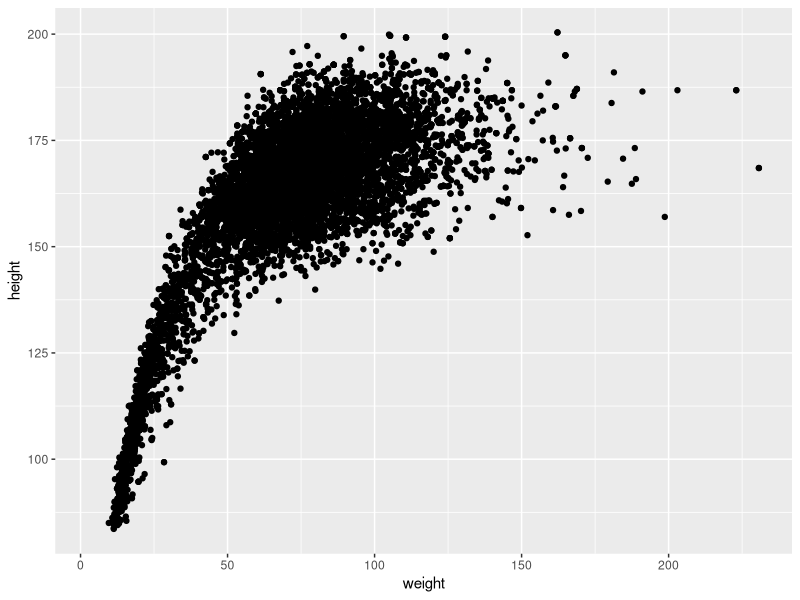
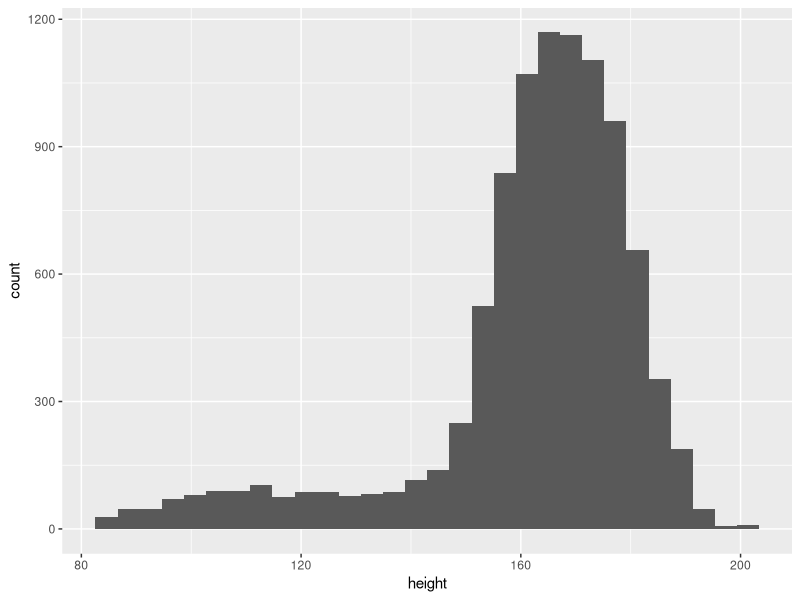
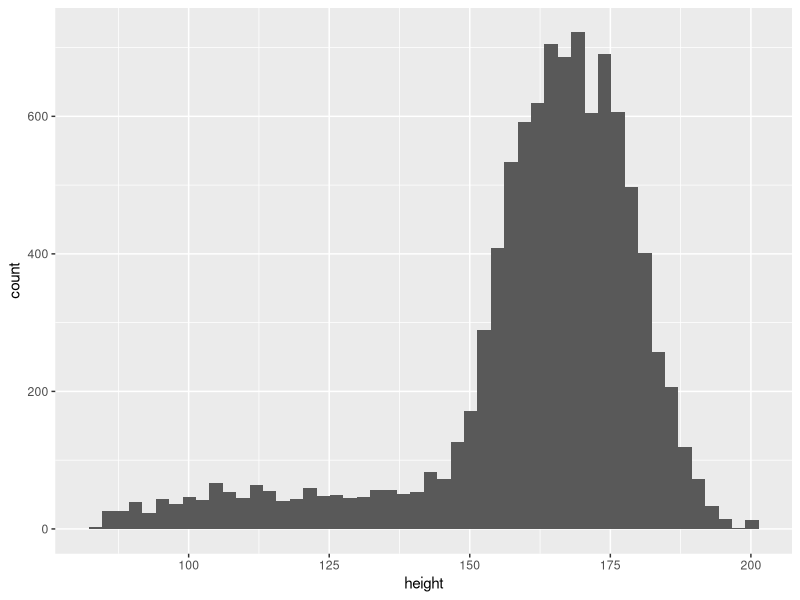
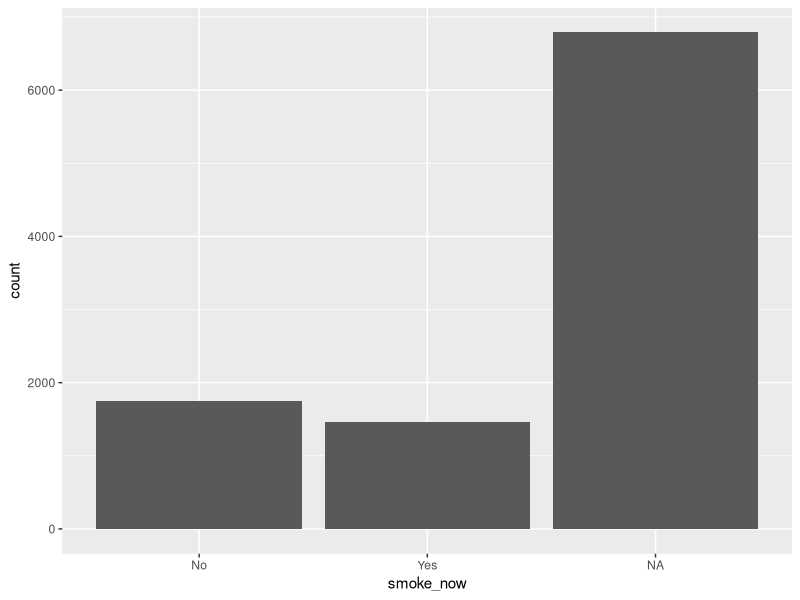
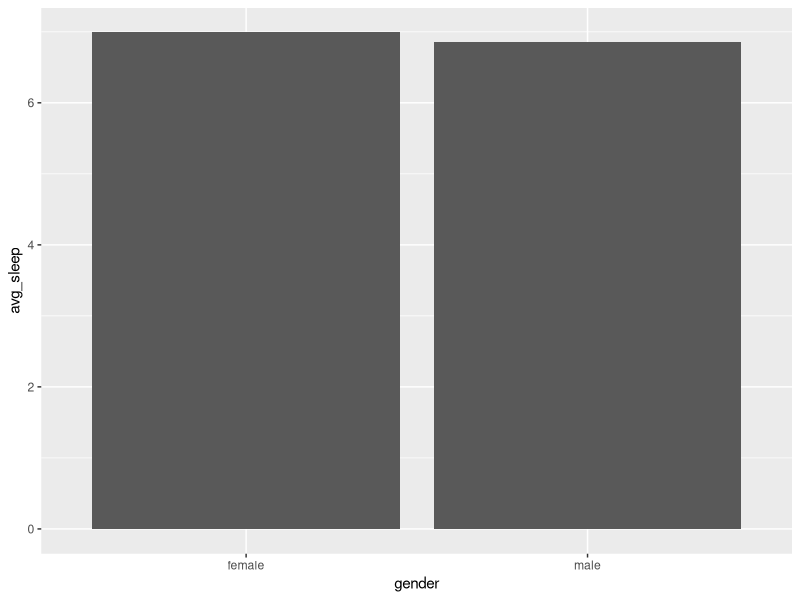
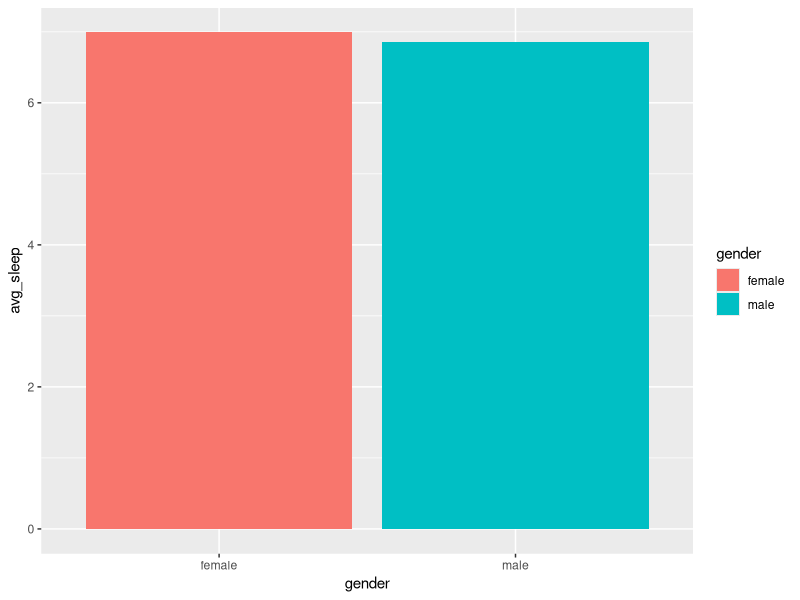
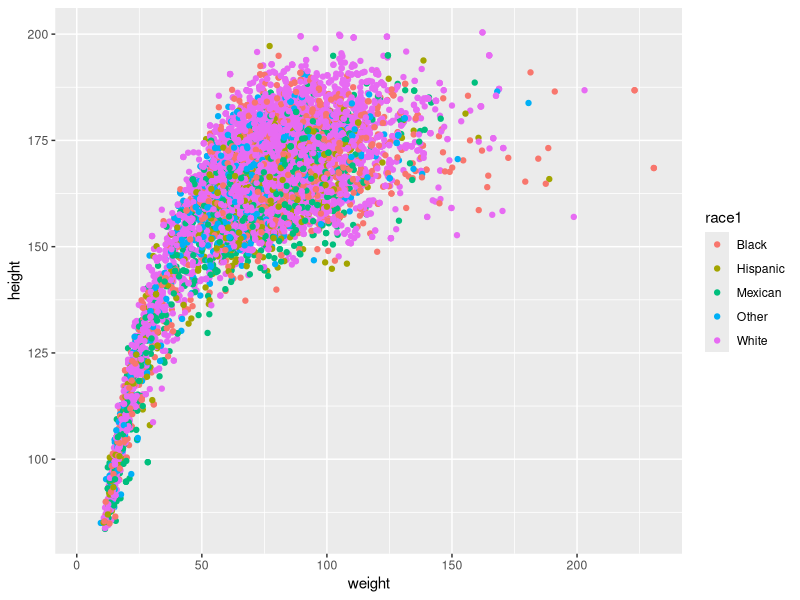
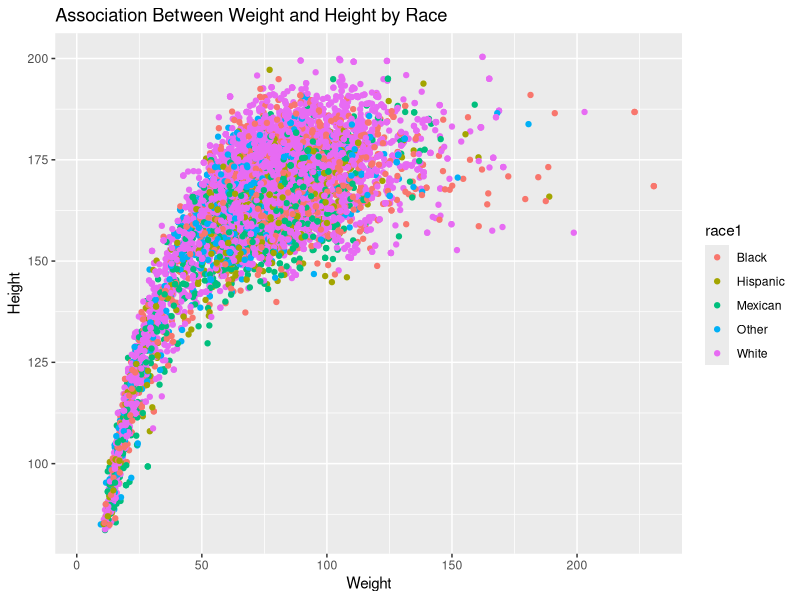

Generate these figures, in order, with R:
## ---- chunk 1
knitr::opts_chunk$set(echo = TRUE)
## ---- chunk 2
library(tidyverse)
## ---- chunk 3
nhanes <- read_csv("data/nhanes.csv")
## ---- chunk 4
ggplot(data = nhanes,
       mapping = aes(x = weight,
                     y = height)) +
  geom_point()
## ---- chunk 5
ggplot(data = nhanes,
       mapping = aes(x = height)) +
  geom_histogram()
## ---- chunk 6
ggplot(data = nhanes,
       mapping = aes(x = height)) +
  geom_histogram(bins = 50)
## ---- chunk 7
ggplot(data = nhanes,
       mapping = aes(x = smoke_now)) +
  geom_bar()
## ---- chunk 8
sleep_by_gender <- nhanes %>% 
  group_by(gender) %>% 
  summarize(avg_sleep = mean(sleep_hrs_night, na.rm = TRUE)) 
## ---- chunk 9
ggplot(data = sleep_by_gender,
       mapping = aes(x = gender,
                     y = avg_sleep)) +
  geom_bar(stat = "identity")
## ---- chunk 10
ggplot(data = sleep_by_gender,
       mapping = aes(x = gender,
                     y = avg_sleep,
                     fill = gender)) +
  geom_bar(stat = "identity")
## ---- chunk 11
ggplot(data = nhanes,
       mapping = aes(x = weight,
                     y = height,
                     color = race1)) +
  geom_point()
## ---- chunk 12
ggplot(data = nhanes,
       mapping = aes(x = weight,
                     y = height,
                     color = race1)) +
  geom_point() +
  labs(title = "Association Between Weight and Height by Race",
       x = "Weight",
       y = "Height")
## ---- chunk 13
ggplot(data = nhanes,
       mapping = aes(x = weight,
                     y = height,
                     color = race1)) +
  geom_point() +
  labs(title = "Association Between Weight and Height by Race",
       x = "Weight",
       y = "Height") +
  theme_minimal()
## ---- chunk 14
ggplot(data = nhanes,
       mapping = aes(x = weight,
                     y = height,
                     color = race1)) +
  geom_point() +
  labs(title = "Association Between Weight and Height by Race",
       x = "Weight",
       y = "Height") +
  theme_minimal() +
  facet_wrap(~race1)
